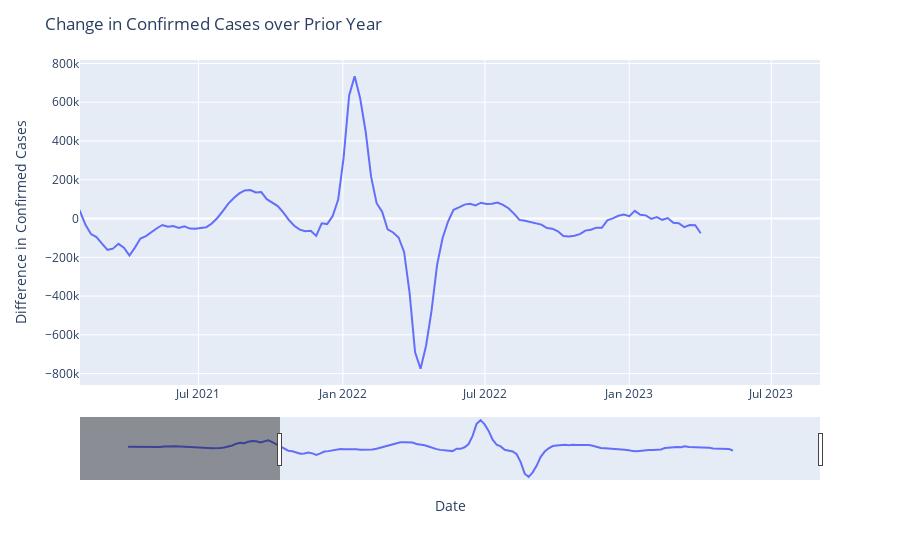

Notebook source saved alongside this figure:
### Code cell
# Creating the seasonal difference again
weekly_mean["seasonal_difference"] = weekly_mean["new_confirmed"].diff(12)

# Plotting the seasonal difference
fig = px.line(weekly_mean, x=weekly_mean.index, y="seasonal_difference")

fig.update_layout(
    yaxis_title="Difference in Confirmed Cases", 
    xaxis_title="Date",
    title="Change in Confirmed Cases over Prior Year",
    xaxis_rangeslider_visible=True,
    xaxis_range=["2021-01-31", "2023-09-01"]
)

fig.show()

### Figure 1 — Plotly figure (JSON) as saved in the notebook; plotly's stock layout.template omitted (floating-point values rounded to 4 significant figures; data arrays with more than 128 entries replaced by an {"elided": "..."} marker saying what was removed)
{"data": [{"hovertemplate": "date=%{x}<br>seasonal_difference=%{y}<extra></extra>", "legendgroup": "", "line": {"color": "#636efa", "dash": "solid"}, "marker": {"symbol": "circle"}, "mode": "lines", "name": "", "orientation": "v", "showlegend": false, "type": "scatter", "x": {"elided": "164 str values"}, "xaxis": "x", "y": {"elided": "164 float values"}, "yaxis": "y"}], "layout": {"legend": {"tracegroupgap": 0}, "margin": {"t": 60}, "title": {"text": "Change in Confirmed Cases over Prior Year"}, "xaxis": {"anchor": "y", "domain": [0, 1], "range": ["2021-01-31", "2023-09-01"], "rangeslider": {"visible": true}, "title": {"text": "Date"}}, "yaxis": {"anchor": "x", "domain": [0, 1], "title": {"text": "Difference in Confirmed Cases"}}}}
